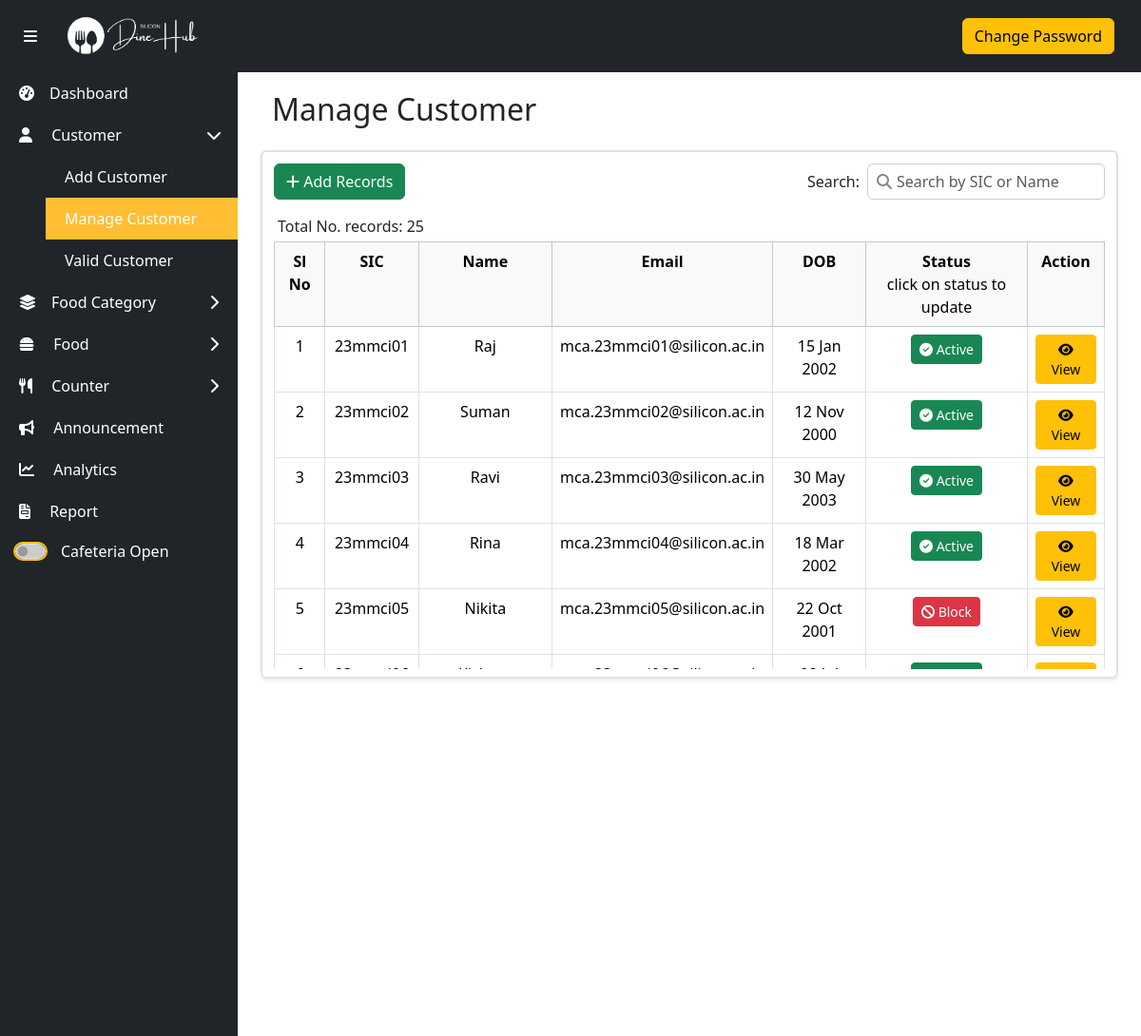
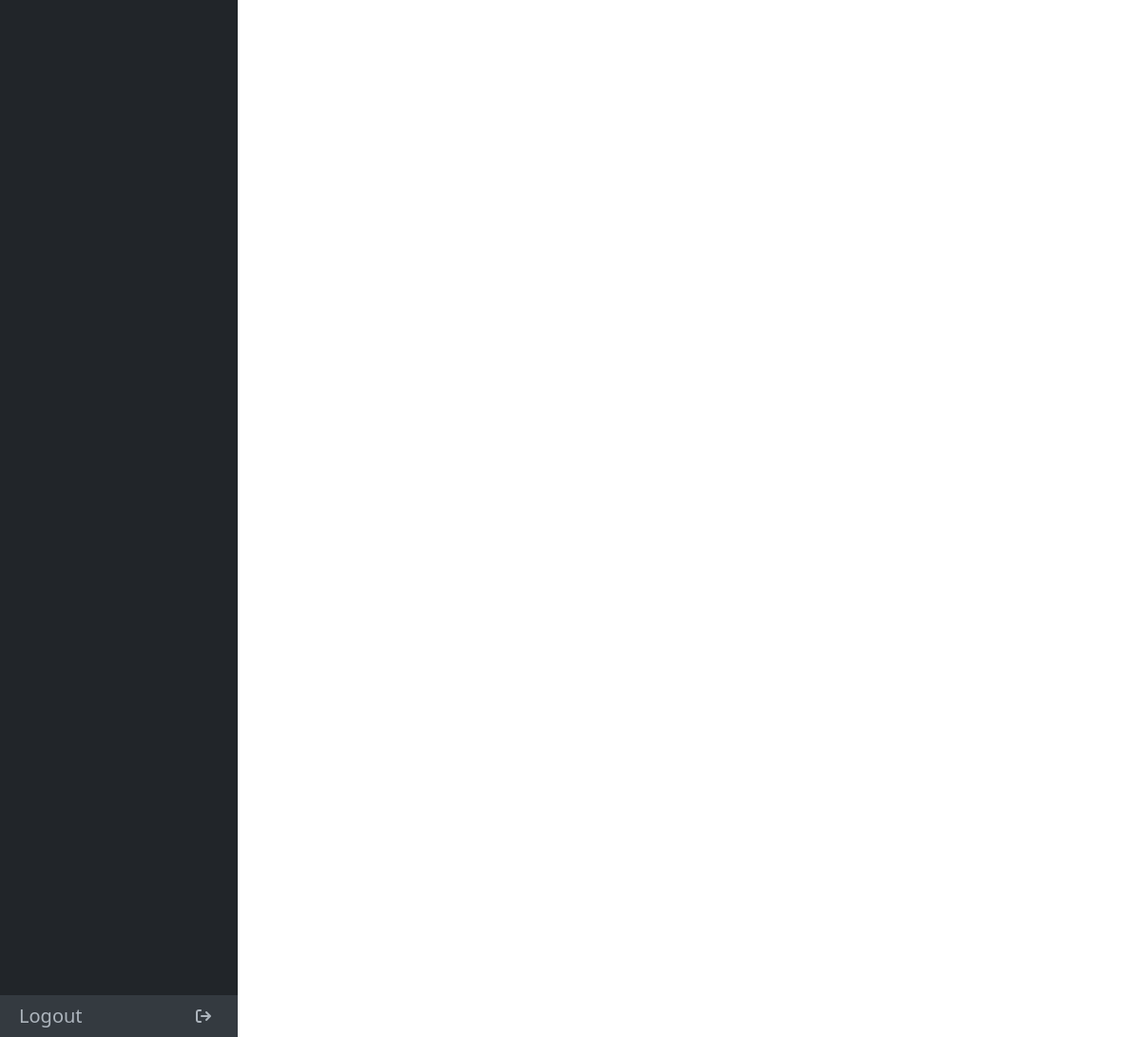
The page /admin/customerManage.php (signed in) on the database its author committed (2 pictures, top to bottom).
### tables this page shows
CREATE TABLE `student` (
  `studentID` int(11) NOT NULL,
  `sic` varchar(255) NOT NULL,
  `seID` int(11) DEFAULT NULL,
  `name` varchar(255) NOT NULL,
  `dob` date NOT NULL,
  `password` varchar(128) NOT NULL,
  `isActive` varchar(5) NOT NULL
);

CREATE TABLE `sic_email` (
  `seID` int(11) NOT NULL,
  `sic` varchar(255) NOT NULL,
  `email` varchar(255) NOT NULL
);

### dbFunctions/studentdb.php (called while the page is built, shortened)
<?php
function getAllStudents() {
    $conn = null;
    $stmt = null;
    try {
        $conn = dbConnection();
        $stmt = $conn->prepare("SELECT s.seID, s.name, s.sic, s.dob,s.isActive, s.studentID, se.email FROM student s LEFT JOIN sic_email se ON s.seID = se.seID ORDER BY s.sic");
        $stmt->execute();
        $res = $stmt->get_result();
        if($res->num_rows>0){
            return $res;
        }else{
            return "error";
        }
    } catch (Exception $e) {
        error_log($e->getMessage());
        return "error: " . $e->getMessage();
    } finally{
        $stmt->close();
        $conn->close();
    }
}
function totalNoOfStudents() {
    $conn = null;
    $stmt = null;
    try {
        $conn = dbConnection();
        $stmt = $conn->prepare("SELECT COUNT(*) AS total FROM student");
        $stmt->execute();
        $res = $stmt->get_result();
        if ($res->num_rows > 0) {
            $row = $res->fetch_assoc();
            return $row['total'];
        } else {
            return "0";
        }
    } catch (Exception $e) {
        error_log($e->getMessage());
        return "error: " . $e->getMessage();
    } finally {
        if ($stmt !== null) {
            $stmt->close();
        }
        if ($conn !== null) {
            $conn->close();
        }
    }
}
?>

### admin/customerManage.php (the view, shortened to what this page needs)
<?php
include_once "adminNavbar.php";
require_once "../dbFunctions/studentdb.php";
?>
<section class="content w-100">
    <div class="row mt-3 ms-1 me-1">
        <h2 class="mb-4">Manage Customer</h2>
        <div class="col-md-12 border border-2 pt-1 shadow-sm rounded">
            <div class="row">
                <div class="col-md-6 mb-3 mt-2 text-start">
                    <a class="btn btn-success text-center" href="./customerAdd.php"><i class="fa-solid fa-plus"></i> Add Records</a>
                </div>
                <div class="col-md-6 mb-3 mt-2 text-md-end">
                    <div class="d-flex justify-content-md-end align-items-center gap-2">
                        <label for="searchInput" style="font-weight: 500;">Search:</label>
                        <div style="position: relative;">
                            <i class="fas fa-search" style="
                                position: absolute;
                                top: 50%;
                                left: 10px;
                                transform: translateY(-50%);
                                color: #888;
                            "></i>
                            <input type="text"
                                id="searchInput"
                                class="form-control"
                                placeholder="Search by SIC or Name"
                                style="
                                    padding-left: 30px;
                                    border: 1px solid #ccc;
                                    height: 38px;
                                    width: 250px;
                                ">
                        </div>
                    </div>
                </div>
            </div>
            <div class="row ms-1">
                Total No. records: <?php echo totalNoOfStudents();?>
            </div>
            <div class="d-flex justify-content-between mt-1">
                <div style="max-height: 450px; overflow-y: auto; width: 100%;" class="mb-2">
                    <table class="table table-bordered table-responsive text-center" id="myTable">
                        <thead class="table-light">
                            <tr class="align-text-top">
                                <th>Sl No</th>
                                <th>SIC</th>
                                <th>Name</th>
                                <th>Email</th>
                                <th>DOB</th>
                                <th>Status
                                <p class="mb-0 fw-light">click on status to update</p>
                                </th>
                                <th>Action</th>
                            </tr>
                        </thead>
                        <tbody id="tableBody">
                            <?php
                                $sl = 1;
                                $result = getAllStudents();
                                while($std = $result->fetch_assoc()){
                                    ?>
                                    <tr>
                                        <td><?= $sl++?></td>
                                        <td class="sic"><?= $std['sic']?></td>
                                        <td class="name"><?= $std['name']?></td>
                                        <td><?= $std['email'] ?></td>
                                        <td><?= date('d M Y', strtotime($std['dob'])) ?></td>
                                        <td>
                                            <a data-id="<?php echo $std['studentID'] ?>" data-sic="<?= $std['sic']?>" data-status="<?= $std['isActive']?>"  data-name="<?= $std['name']?>" class="btn btn-sm statusUpdateBtn <?= $std['isActive'] ? 'btn-success' : 'btn-danger' ?> " data-bs-target="#updateStatusStudentModal" data-bs-toggle="modal"> <?= $std['isActive'] ? '<i class="fa-solid fa-circle-check"></i> Active' : '<i class="fa-solid fa-ban"></i> Block' ?></a>
                                        </td>
                                        <td>
                                            <a data-id="<?php echo $std['studentID'] ?>" data-email="<?= $std['email']?>" data-sic="<?= $std['sic']?>" data-status="<?= $std['isActive']?>"  data-name="<?= $std['name']?>" data-date="<?= $std['dob']?>" class="btn btn-warning btn-sm viewBtn" data-bs-target="#viewStudentModal" data-bs-toggle="modal"><i class="fa-solid fa-eye"></i> View</a>
                                        </td>
                                    </tr>
                                    <?php
                                }
                            ?>
                        </tbody>
                    </table>
                </div>
            </div>
        </div>
    </div>
</section>
<?php include_once "adminFooter.php"; ?>

### admin/adminNavbar.php (shortened to what this page needs)
<!DOCTYPE html>
<html lang="en">
<head>
  <link href="./../assets/bootstrap/bootstrap.min.css" rel="stylesheet" />
  <link rel="stylesheet" href="./../assets/fontawesome/all.css">
  <link href="./../assets/css/AdminCss/style.css" rel="stylesheet" />
  <link href="./../assets/css/AdminCss/foodManage.css" rel="stylesheet" />
  <link href="./../assets/toastr/toastr.min.css" rel="stylesheet">
  <link href="./../assets/summernote/summernote-bs4.min.css" rel="stylesheet">
</head>
<body>
    <nav class="navbar navbar-expand-lg navbar-dark bg-dark">
        <div class="container-fluid">
            <button class="btn btn-dark" id="sidebarToggler">
                <i class="fa-solid fa-bars"></i>
            </button>
            <a class="navbar-brand ps-3" href="./index.php">
                <img src="./../assets/images/logo.png" alt="logo" />
            </a>
            <div class="d-flex justify-content-center align-items-center ms-auto">
                <div class="me-3 position-relative">
                    <div href="" class="text-decoration-none btn btn-warning" id="changePasswordBtn">
                        Change Password
                    </div>
                </div>
            </div>
        </div>
    </nav>
    <aside class="sidebar bg-dark text-white d-flex flex-column justify-content-between position-fixed top-0 start-0 min-vh-100">
        <div>
            <div>
                <a href="./index.php" class="mt-3 text-white text-decoration-none d-flex align-items-center justify-content-between">
                    <div><i class="fas fa-tachometer-alt me-3"></i>Dashboard</div>
                </a>
            </div>
            <div>
                <a href="#customer" class="dropdown-toggle text-white text-decoration-none d-flex align-items-center justify-content-between" data-bs-toggle="collapse">
                    <div><i class="fa-solid fa-user me-3"></i> Customer</div>
                    <i class="fa-solid fa-chevron-right toggle-icon"></i>
                </a>
                <div class="collapse ms-5" id="customer">
                    <a href="./customerAdd.php" class="text-white text-decoration-none d-flex align-items-center justify-content-between">Add Customer</a>
                    <a href="./customerManage.php" class="text-white text-decoration-none d-flex align-items-center justify-content-between">Manage Customer</a>
                    <a href="./customerValid.php" class="text-white text-decoration-none d-flex align-items-center justify-content-between">Valid Customer</a>
                </div>
            </div>
            <div>
                <a href="#foodCategory" class="dropdown-toggle text-white text-decoration-none d-flex align-items-center justify-content-between" data-bs-toggle="collapse">
                    <div><i class="fa-solid fa-layer-group me-3"></i>Food Category</div>
                    <i class="fa-solid fa-chevron-right toggle-icon"></i>
                </a>
            </div>
            <div>
                <a href="#food" class="dropdown-toggle text-white text-decoration-none d-flex align-items-center justify-content-between" data-bs-toggle="collapse">
                    <div><i class="fa-solid fa-burger me-3"></i> Food</div>
                    <i class="fa-solid fa-chevron-right toggle-icon"></i>
                </a>
            </div>
            <div>
                <a href="#counter" class="dropdown-toggle text-white text-decoration-none d-flex align-items-center justify-content-between" data-bs-toggle="collapse">
                    <div><i class="fa-solid fa-utensils me-3"></i> Counter</div>
                    <i class="fa-solid fa-chevron-right toggle-icon"></i>
                </a>
            </div>
            <div>
                <a href="./announcement.php" class="text-white text-decoration-none d-flex align-items-center justify-content-between">
                    <div><i class="fa-solid fa-bullhorn me-3"></i> Announcement</div>
                </a>
            </div>
            <div>
                <a href="./analytics.php" class="text-white text-decoration-none d-flex align-items-center justify-content-between">
                    <div><i class="fas fa-chart-line me-3"></i> Analytics</div>
                </a>
            </div>
            <div>
                <a href="./report.php" class="text-white text-decoration-none d-flex align-items-center justify-content-between">
                    <div><i class="fas fa-file-invoice me-3"></i> Report</div>
                </a>
            </div>
            <div class="d-flex align-items-center text-white px-3 py-2">
                <div class="form-check form-switch m-0">
                    <input class="form-check-input" type="checkbox" id="cafeteriaToggle">
                    <label class="form-check-label ms-2" for="cafeteriaToggle" id="cafeteriaStatus">Cafeteria Open</label>
                </div>
            </div>
        </div>
        <div class="sidebar-footer">
            <a href="#" id="logoutBtn" class="text-decoration-none d-flex align-items-center justify-content-between w-100" style="color: #adb5bd;">
                <h5 class="my-0">Logout</h5>
                <div><i class="fa-solid fa-arrow-right-from-bracket mx-2"></i></div>
            </a>
        </div>
    </aside>

### admin/adminFooter.php (shortened to what this page needs)
  </body>
</html>

### assets/css/AdminCss/style.css (style rules this page uses)
* { padding: 0; margin: 0; box-sizing: border-box; }
body { display: flex; height: 100vh; overflow: hidden; }
.navbar { position: fixed; top: 0; left: 0; width: 100%; z-index: 1050; }
.navbar-brand img { height: 50px; }
.content { margin-left: 250px; margin-top: 60px; padding: 20px; transition: margin-left 0.3s; }
.sidebar { width: 250px; padding-top: 60px; transition: all 0.3s; }
.sidebar a { padding: 10px 20px; }
.active { background-color: #ffbe33; }
.toggle-icon { transition: transform 0.3s ease-in-out; }
.rotated { transform: rotate(90deg); }
.sidebar-footer { background-color: #343a40; }
.dropdown-toggle::after { display: none; }

### admin/adminNavbar.php (style rules this page uses)
#cafeteriaToggle { appearance: none; -webkit-appearance: none; -moz-appearance: none; background-color: #ccc; cursor: pointer; transition: background-color 0.3s ease; outline: 2px solid #ffc107; }

### rows shown on the page
student: sic "23mmci01", name "Raj", seID.email "mca.23mmci01@silicon.ac.in", dob "15 Jan 2002", isActive "1" (drawn)
student: sic "23mmci02", name "Suman", seID.email "mca.23mmci02@silicon.ac.in", dob "12 Nov 2000", isActive "1" (drawn)
student: sic "23mmci03", name "Ravi", seID.email "mca.23mmci03@silicon.ac.in", dob "30 May 2003", isActive "1" (drawn)
student: sic "23mmci04", name "Rina", seID.email "mca.23mmci04@silicon.ac.in", dob "18 Mar 2002", isActive "1" (drawn)
student: sic "23mmci05", name "Nikita", seID.email "mca.23mmci05@silicon.ac.in", dob "22 Oct 2001", isActive "0" (drawn)

### other values the page prints
totalNoOfStudents() "25"
